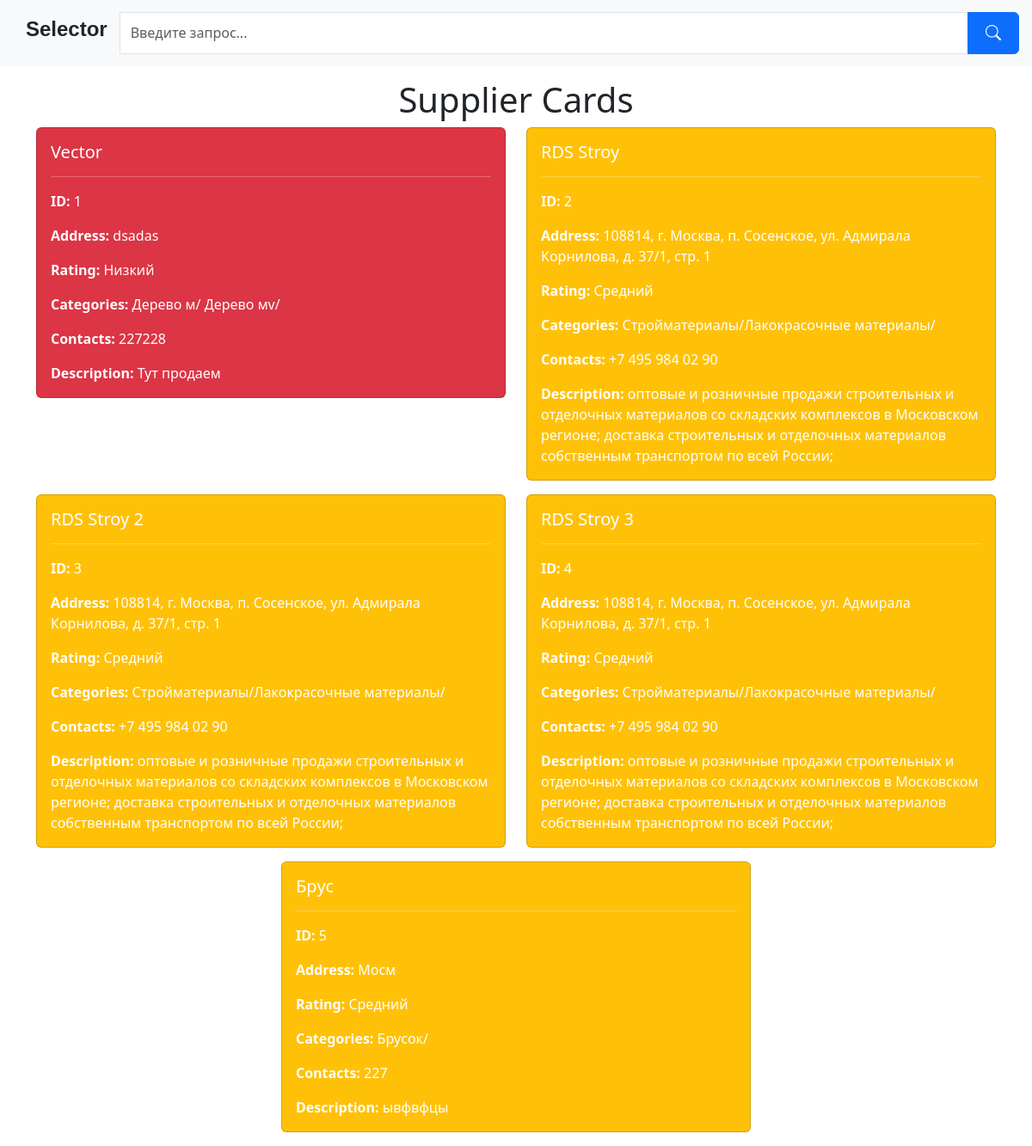
/suppliers, run on an earlier commit of the app's database.
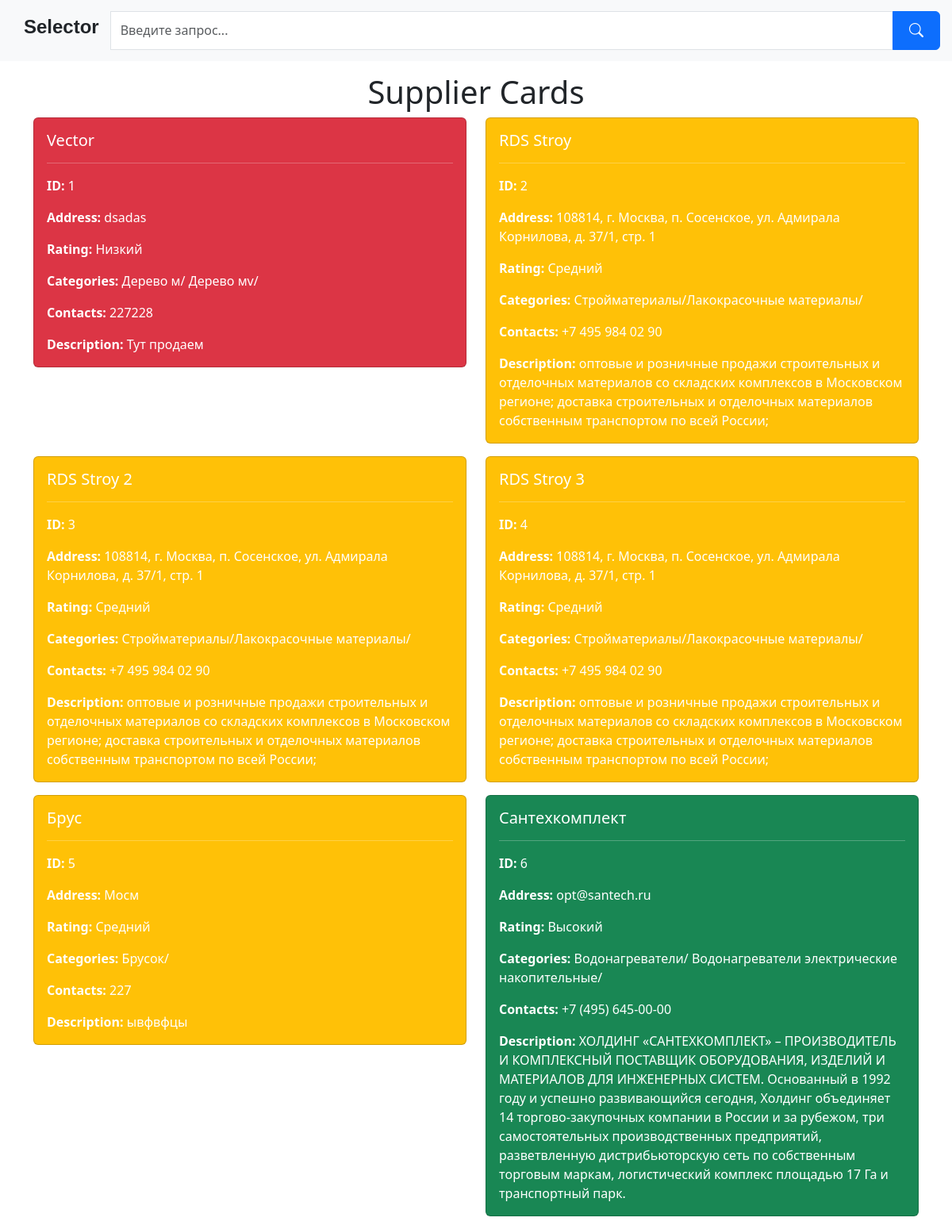
And on a later commit of the database.
### App/models/supplier_card.py (models this page shows, shortened)
class SupplierCard(models.Model):
    id = models.AutoField(primary_key=True)
    name = models.CharField(max_length=100, verbose_name="Наименование карточки поставщика",
        unique=True,
        error_messages={
            'unique': "Поставщик с таким наименованием уже существует!"
        })
    address = models.CharField(max_length=255, verbose_name="Адрес поставщика")
    rating_choices = (
        ('low', 'Низкий'),
        ('medium', 'Средний'),
        ('high', 'Высокий')
    )
    rating = models.CharField(max_length=10, choices=rating_choices, verbose_name="Ценовой рейтинг поставщика")
    categories = models.ManyToManyField('Category', verbose_name="Категория")
    contacts = models.CharField(max_length=150, default=' ', verbose_name="Контактная информация")
    description = models.TextField(verbose_name="Описание")
    created_at = models.DateTimeField(auto_now_add=True)
    objects = models.Manager()
    class Meta:
        verbose_name = "Карточка поставщика"
        verbose_name_plural = "Карточка поставщика"

### App/models/category.py (models this page shows)
class Category(models.Model):
    id = models.AutoField(primary_key=True)
    name = models.CharField(max_length=100, verbose_name="Наименование категории",
        unique=True,
        error_messages={
            'unique': "Категория с таким наименованием уже существует!"
        })
    parent_category_id = models.ForeignKey('self', null=True, blank=True, on_delete=models.CASCADE)
    objects = models.Manager()
    def __str__(self):
        return self.name
    class Meta:
        verbose_name = "Категория"
        verbose_name_plural = "Категория"

### App/views/supplier_card.py (the view)
# urls.py: path('suppliers', views.supplier_card_list, name='supplier_card_list'),
def supplier_card_list(request):
    supplier_cards = SupplierCard.objects.all()
    return render(request, 'supcard/sup_cards.html', {'supplier_cards': supplier_cards})

### App/templates/supcard/sup_cards.html
{% extends 'base.html' %}
{% block content %}
  <div class="container">
    <h1 class="text-center">Supplier Cards</h1>
    <div class="row justify-content-center">
      {% if supplier_cards %}
        {% for supplier_card in supplier_cards %}
          <div class="col-md-6">
            <div class="card mb-3 {% if supplier_card.rating == 'low' %}bg-danger{% elif supplier_card.rating == 'medium' %}bg-warning{% else %}bg-success{% endif %} text-white">
              <div class="card-body">
                <h5 class="card-title">{{ supplier_card.name }}</h5>
                <hr class="bg-white">
                <p class="card-text"><strong>ID:</strong> {{ supplier_card.id }}</p>
                <p class="card-text"><strong>Address:</strong> {{ supplier_card.address }}</p>
                <p class="card-text"><strong>Rating:</strong> {{ supplier_card.get_rating_display }}</p>
                <p class="card-text"><strong>Categories:</strong> {% for categ in supplier_card.categories.all  %} {{categ}}/ {% endfor %}</p>
                <p class="card-text"><strong>Contacts:</strong> {{ supplier_card.contacts }}</p>
                <p class="card-text"><strong>Description:</strong> {{ supplier_card.description }}</p>
              </div>
            </div>
          </div>
        {% endfor %}
      {% else %}
        <div class="col-md-6">
          <p class="text-center">No supplier cards found.</p>
        </div>
      {% endif %}
    </div>
  </div>
{% endblock %}

### App/templates/base.html (shortened to what this page needs)
<!DOCTYPE html>
<html lang="en">
<head>
    <link href="https://cdn.jsdelivr.net/npm/bootstrap@5.3.0/dist/css/bootstrap.min.css" rel="stylesheet">
    <link rel="stylesheet" href="https://cdn.jsdelivr.net/npm/bootstrap-icons@1.10.5/font/bootstrap-icons.css">
    {% load static %}
    <link rel="stylesheet" type="text/css" href="{% static 'css/styles.css' %}">
</head>
<body>
    <div class="search-panel">
        <a class="button-link" href="{% url 'home' %}"><h1 class="selector-block">Selector</h1></a>
        <form class="input-group" method="GET" action="{% url 'search_product' %}">
            <input type="text" name="query" class="form-control" placeholder="Введите запрос...">
            <button class="btn btn-primary btn-search" type="submit">
                <i class="bi bi-search"></i>
            </button>
        </form>
    </div>
    {% block content %}
    {% endblock %}
</body>
</html>

### App/static/css/styles.css (style rules this page uses)
.button-link { text-decoration: none; color: inherit; background-color: transparent; border: none; padding: 0; margin: 0; }
.search-panel { display: flex; align-items: center; justify-content: space-between; background-color: #f8f9fa; padding: 10px 15px; margin-bottom: 15px; }
.selector-block { font-family: "Arial", sans-serif; font-size: 24px; font-weight: bold; padding: 10px 15px; background-color: #f8f9fa; }
.input-group { margin-bottom: 0; }
.btn-search { height: auto; padding: 10px 20px; font-size: 18px; }
a { color: blue; text-decoration: none; }

What changed in the data, as far as the page shows it:
added SupplierCard: name "Сантехкомплект", id "6", address "opt@santech.ru", rating "Высокий", contacts "+7 (495) 645-00-00", description "ХОЛДИНГ «САНТЕХКОМПЛЕКТ» – ПРОИЗВОДИТЕЛЬ И КОМПЛЕКСНЫЙ ПОСТАВЩИК ОБОРУДОВАНИЯ, ИЗДЕЛИЙ И МАТЕРИАЛОВ ДЛЯ ИНЖЕНЕРНЫХ СИСТЕМ. Основанный в 1992 году и успешно развивающийся сегодня, Холдинг объединяет 14 торгово-закупочных компании в России и за рубежом, три самостоятельных производственных предприятий, разветвленную дистрибьюторскую сеть по собственным торговым маркам, логистический комплекс площадью 17 Га и транспортный парк."
added Category: name "Водонагреватели", shown under "Сантехкомплект"
added Category: name "Водонагреватели электрические накопительные", shown under "Сантехкомплект"
